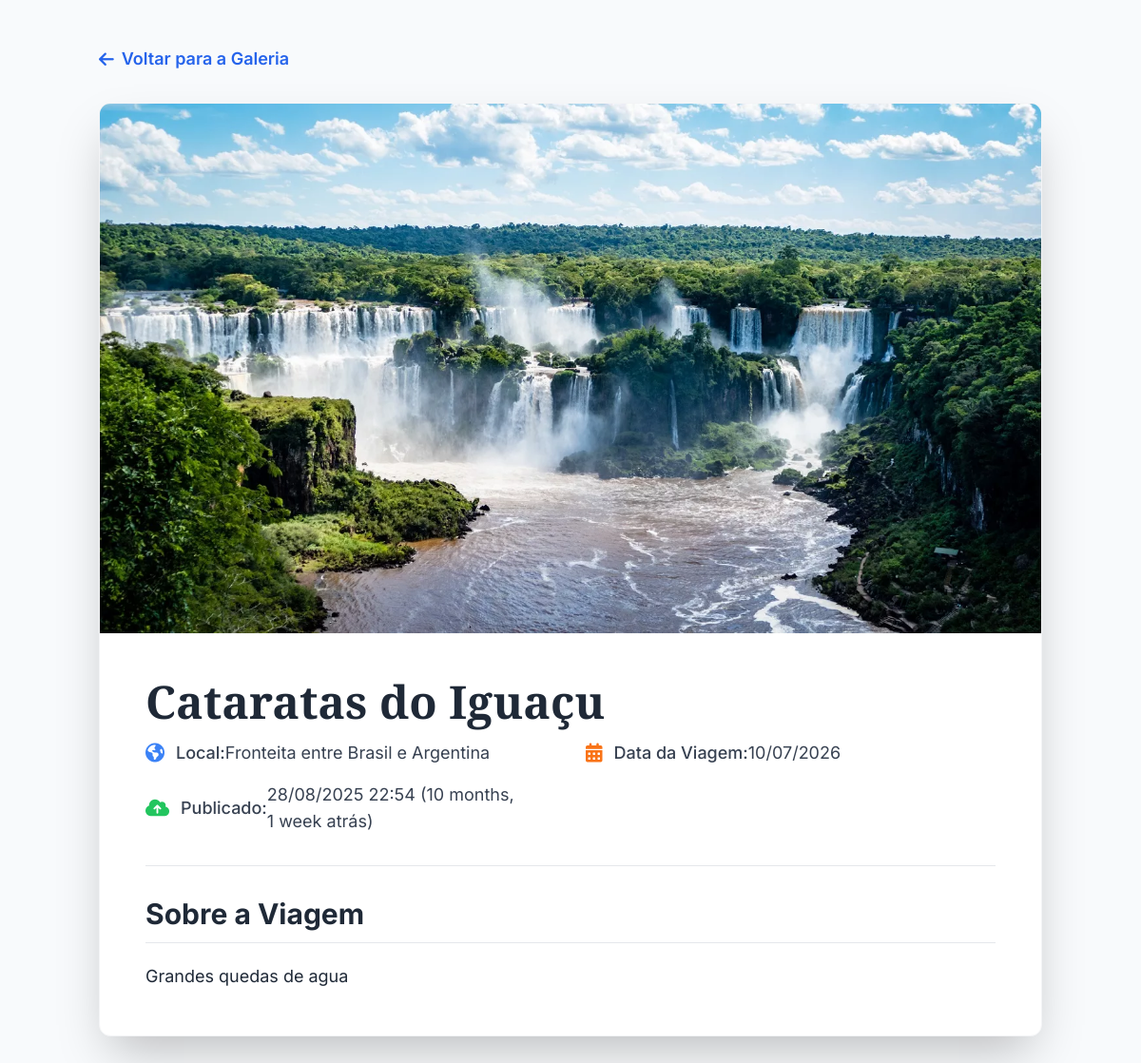
The page /photos/6/ on the database its author committed.
### photos/models.py (models this page shows, shortened)
class Photo(models.Model):
    title = models.CharField(max_length=200)
    location = models.CharField(max_length=200)
    description = models.TextField()
    date = models.DateField()
    image = models.ImageField(upload_to='photos/')
    published_at = models.DateTimeField(default=timezone.now)

### photos/views.py (the view)
# urls.py: path('<int:pk>/', views.photo_detail, name='photo_detail'),
def photo_detail(request, pk):
    photo = get_object_or_404(Photo, pk=pk)
    return render(request, 'photos/photo_detail.html', {'photo': photo})

### photos/templates/photos/photo_detail.html (shortened to what this page needs)
<!DOCTYPE html>
<html lang="pt-br">
<head>
    <script src="https://cdn.tailwindcss.com"></script>
    <link href="https://cdnjs.cloudflare.com/ajax/libs/font-awesome/6.0.0-beta3/css/all.min.css" rel="stylesheet">
</head>
<body>
    <div class="container mx-auto px-4 py-12">
        <a href="{% url 'photo_list' %}" class="inline-flex items-center text-blue-600 hover:text-blue-800 font-semibold mb-8 text-lg transition-colors">
            <i class="fas fa-arrow-left mr-2"></i> Voltar para a Galeria
        </a>
        <div class="max-w-6xl mx-auto bg-white rounded-xl shadow-2xl overflow-hidden border border-gray-100">
            {% if photo.image %}
                <img src="{{ photo.image.url }}" alt="{{ photo.title }}" class="w-full object-cover max-h-[70vh] shadow-inner">
            {% endif %}
            <div class="p-10 lg:p-12">
                <h1 class="text-5xl font-bold text-gray-800 mb-4">{{ photo.title }}</h1>
                <div class="grid grid-cols-1 md:grid-cols-2 gap-y-4 gap-x-8 text-lg text-gray-700 mb-8 pb-8 border-b border-gray-200">
                    <div class="flex items-center">
                        <i class="fas fa-globe-americas text-blue-500 mr-3 text-xl"></i>
                        <span class="font-medium">Local:</span> {{ photo.location }}
                    </div>
                    <div class="flex items-center">
                        <i class="fas fa-calendar-alt text-orange-500 mr-3 text-xl"></i>
                        <span class="font-medium">Data da Viagem:</span> {{ photo.date|date:"d/m/Y" }}
                    </div>
                    <div class="flex items-center">
                        <i class="fas fa-cloud-upload-alt text-green-500 mr-3 text-xl"></i>
                        <span class="font-medium">Publicado:</span> {{ photo.published_at|date:"d/m/Y H:i" }} ({{ photo.published_at|timesince }} atrás)
                    </div>
                </div>
                <h2 class="text-3xl font-bold text-gray-800 mb-5 border-b pb-3 border-gray-200">Sobre a Viagem</h2>
                <div class="text-lg text-gray-800 leading-relaxed mt-4 prose max-w-none">
                    <p>{{ photo.description|linebreaksbr }}</p>
                </div>
            </div>
        </div>
    </div>
</body>
</html>

### photos/templates/photos/photo_detail.html (style rules this page uses)
body { font-family: 'Inter', sans-serif; background-color: #f8fafc; }
h1 { font-family: 'Playfair Display', serif; }

### rows shown on the page
Photo: image (picture), title "Cataratas do Iguaçu", location "Fronteita entre Brasil e Argentina", date "10/07/2026", published_at "28/08/2025 22:54", published_at "10 months, 1 week", description "Grandes quedas de agua"
